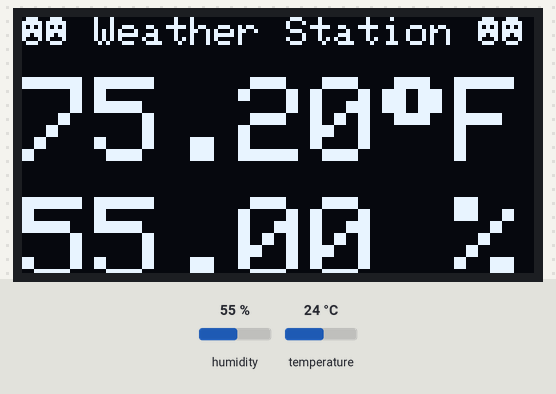
A sketch run on a simulated Arduino Uno, built with avr-gcc and run on an emulated ATmega328P. Shown: 128×64 one-colour display. The test bench sets the inputs (shaded band); at power-on: humidity 55 %, temperature 24 °C.

Above: at 2.9 s.
3.0 s: humidity set to 22 %
At 5.4 s:
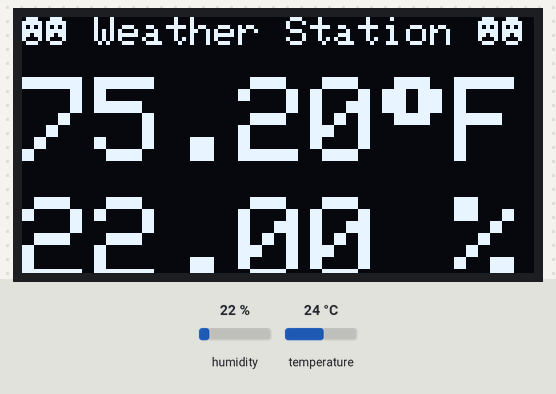
5.8 s: temperature set to 12 °C
At 6.7 s:
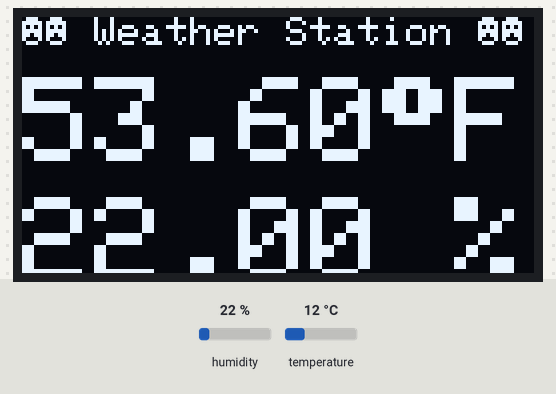
8.6 s: humidity set to 40 %
At 11.3 s:
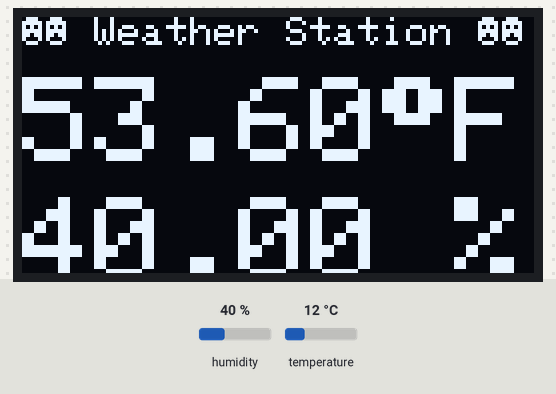
11.8 s: temperature set to 19 °C
At 13.7 s:
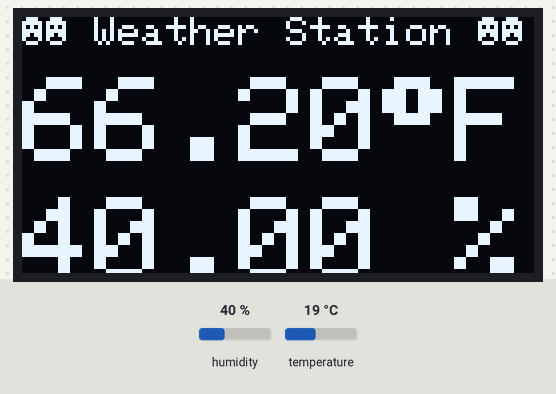
Timing chart, 0 to 15.2 s (numbered marks = the images above; inputs shaded):
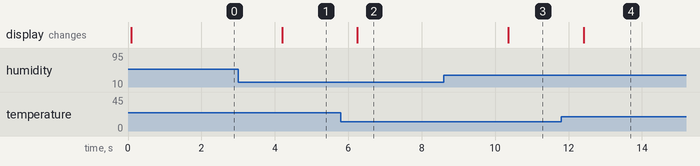

Measured:
- after the input at 3.0 s, the display: changes after 1.2 s (image 1)
- after the input at 5.8 s, the display: changes after 0.45 s (image 2)
- after the input at 8.6 s, the display: changes after 1.8 s (image 3)
- after the input at 11.8 s, the display: changes after 0.61 s (image 4)

The sketch:

WeatherStation-Uno-sketch_jul19a.ino
```cpp
#include <Adafruit_SSD1306.h>
#include <Adafruit_GFX.h>
#include <Adafruit_Sensor.h>
#include <DHT.h>
#include <DHT_U.h>

// Define pins
#define DHTPIN 2
#define DHTTYPE DHT11

DHT dht(DHTPIN, DHTTYPE);
Adafruit_SSD1306 display(128, 64, &Wire, -1); // For 128x32, use (128, 32, ...)

void setup() {
  // put your setup code here, to run once:
  Serial.begin(9600);
  dht.begin();
  // Initialize display
  if(!display.begin(SSD1306_SWITCHCAPVCC, 0x3C)) { // Address 0x3C typical
    Serial.println(F("SSD1306 allocation failed"));
    for(;;); // Halt
  }
  display.clearDisplay();
  display.setTextSize(1);
  display.setTextColor(SSD1306_WHITE);
}

void loop() {
  // put your main code here, to run repeatedly:
  float h = dht.readHumidity();
  float tempC = dht.readTemperature(); //celsius
  float t = tempC * 1.8 + 32;          // Fahrenheit

  display.clearDisplay();
  display.setTextSize(1);

  //Banner in small text size of 5 px
  display.setCursor(0, 0);
  display.print((char)1);
  display.print((char)1);
  display.print(" Weather Station ");
  display.print((char)1);
  display.print((char)1);

  //Weather data in large text size 3=15px
  display.setTextSize(3);

  display.setCursor(0, 15);
  display.print("");
  if (isnan(t)) {
    display.print("Err");
  } else {
    display.print(t);
    display.print((char)247);
    display.print("F");
  }
  display.setCursor(0, 45);
  display.print("");
  if (isnan(h)) {
    display.print("Err");
  } else {
    display.print(h);
    display.print(" %");
  }
//   display.setCursor(0, 50);
  display.display();
  delay(2000);
}
```
